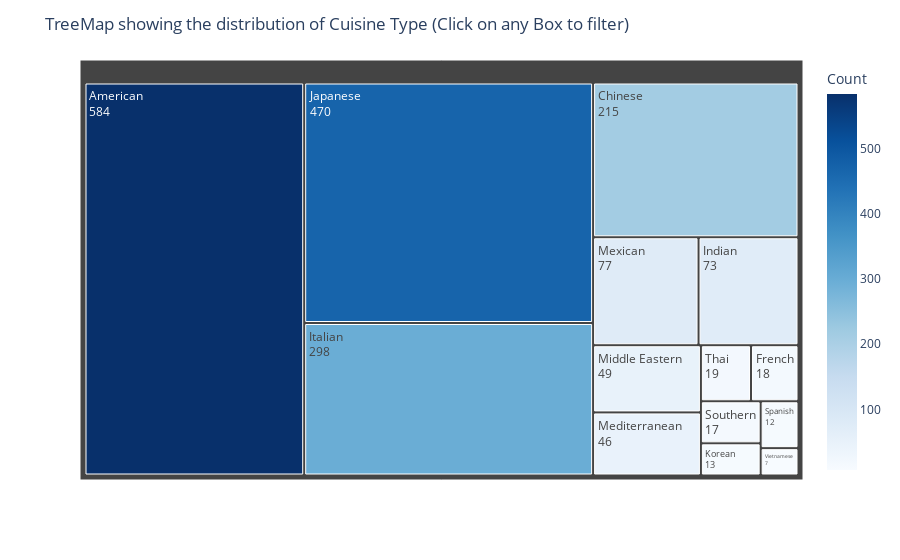

Notebook cell for this chart:
### Code cell
#creating a function to plot a treemap

def plot_treemap(df, column_name, title):
    # Count the appearance of categories in the column
    count_data = df[column_name].value_counts().reset_index()
    count_data.columns = ['Label', 'Value']

    # Create the treemap using Plotly Express
    fig = px.treemap(count_data, path=['Label'], values='Value', color='Value',
                     color_continuous_scale='blues', hover_data=['Value'],
                     labels={'Value': 'Count'})
    # Set the title of the treemap
    fig.update_layout(title=title)  
    
    fig.data[0].textinfo = 'label+text+value'
    #fig.add_traces(textinfo='label+text', hovertemplate='Label: %{label}<br>Count: %{hover_data}')

    # showing the treemap
    fig.show()
    
# using the function to plot my treemap
plot_treemap(df, 'cuisine_type', 'TreeMap showing the distribution of Cuisine Type (Click on any Box to filter)')

### Figure 1 — Plotly figure (JSON) as saved in the notebook; plotly's stock layout.template omitted (floating-point values rounded to 4 significant figures)
{"data": [{"branchvalues": "total", "customdata": [[584, 584], [215, 215], [18, 18], [73, 73], [298, 298], [470, 470], [13, 13], [46, 46], [77, 77], [49, 49], [17, 17], [12, 12], [19, 19], [7, 7]], "domain": {"x": [0, 1], "y": [0, 1]}, "hovertemplate": "labels=%{label}<br>Value_sum=%{value}<br>parent=%{parent}<br>id=%{id}<br>Count=%{color}<extra></extra>", "ids": ["American", "Chinese", "French", "Indian", "Italian", "Japanese", "Korean", "Mediterranean", "Mexican", "Middle Eastern", "Southern", "Spanish", "Thai", "Vietnamese"], "labels": ["American", "Chinese", "French", "Indian", "Italian", "Japanese", "Korean", "Mediterranean", "Mexican", "Middle Eastern", "Southern", "Spanish", "Thai", "Vietnamese"], "marker": {"coloraxis": "coloraxis", "colors": [584, 215, 18, 73, 298, 470, 13, 46, 77, 49, 17, 12, 19, 7]}, "name": "", "parents": ["", "", "", "", "", "", "", "", "", "", "", "", "", ""], "textinfo": "label+text+value", "type": "treemap", "values": [584, 215, 18, 73, 298, 470, 13, 46, 77, 49, 17, 12, 19, 7]}], "layout": {"coloraxis": {"colorbar": {"title": {"text": "Count"}}, "colorscale": [[0, "rgb(247,251,255)"], [0.125, "rgb(222,235,247)"], [0.25, "rgb(198,219,239)"], [0.375, "rgb(158,202,225)"], [0.5, "rgb(107,174,214)"], [0.625, "rgb(66,146,198)"], [0.75, "rgb(33,113,181)"], [0.875, "rgb(8,81,156)"], [1, "rgb(8,48,107)"]]}, "legend": {"tracegroupgap": 0}, "margin": {"t": 60}, "title": {"text": "TreeMap showing the distribution of Cuisine Type (Click on any Box to filter)"}}}
